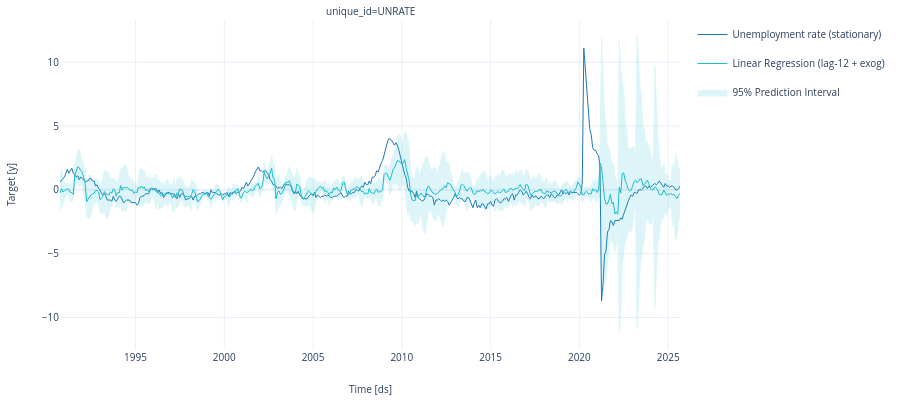

Here is the notebook cell this chart was saved with:
### Code cell
from utilsforecast.plotting import plot_series

fig = plot_series(
    df=df_obs,
    forecasts_df=df_fcst,
    level=[95],
    engine="plotly",
).update_layout(height=400)

# Rename legend entries
for trace in fig.data:
    if trace.name == "y":
        trace.name = "Unemployment rate (stationary)"
    elif trace.name == "LR":
        trace.name = "Linear Regression (lag-12 + exog)"
    elif "level_95" in trace.name.lower():
        trace.name = "95% Prediction Interval"

fig.show()

### Figure 1 — Plotly figure (JSON) as saved in the notebook; plotly's stock layout.template omitted (floating-point values rounded to 4 significant figures; data arrays with more than 128 entries replaced by an {"elided": "..."} marker saying what was removed)
{"data": [{"legendgroup": "y", "line": {"color": "#1f77b4", "width": 1}, "mode": "lines", "name": "Unemployment rate (stationary)", "showlegend": true, "type": "scatter", "x": {"elided": "840 str values"}, "xaxis": "x", "y": {"elided": "840 float values"}, "yaxis": "y"}, {"legendgroup": "LR", "line": {"color": "#17becf", "width": 1}, "mode": "lines", "name": "Linear Regression (lag-12 + exog)", "showlegend": true, "type": "scatter", "x": {"elided": "840 str values"}, "xaxis": "x", "y": {"elided": "840 float values"}, "yaxis": "y"}, {"fill": "toself", "fillcolor": "#17becf", "legendgroup": "LR_level_95", "line": {"color": "#17becf", "width": 1}, "mode": "lines", "name": "95% Prediction Interval", "opacity": 0.14, "showlegend": true, "type": "scatter", "x": {"elided": "1680 str values"}, "xaxis": "x", "y": {"elided": "1680 float values"}, "yaxis": "y"}], "layout": {"annotations": [{"font": {"size": 10}, "showarrow": false, "text": "unique_id=UNRATE", "x": 0.5, "xanchor": "center", "xref": "paper", "y": 1, "yanchor": "bottom", "yref": "paper"}, {"font": {"size": 10}, "showarrow": false, "text": "Time [ds]", "x": 0.5, "xanchor": "center", "xref": "paper", "y": 0, "yanchor": "top", "yref": "paper", "yshift": -30}, {"font": {"size": 10}, "showarrow": false, "text": "Target [y]", "textangle": -90, "x": 0, "xanchor": "right", "xref": "paper", "xshift": -40, "y": 0.5, "yanchor": "middle", "yref": "paper"}], "autosize": true, "font": {"size": 10}, "height": 400, "margin": {"b": 50, "l": 60, "r": 10, "t": 20}, "xaxis": {"anchor": "y", "domain": [0, 1], "showticklabels": true, "visible": true}, "yaxis": {"anchor": "x", "domain": [0, 1]}}}
